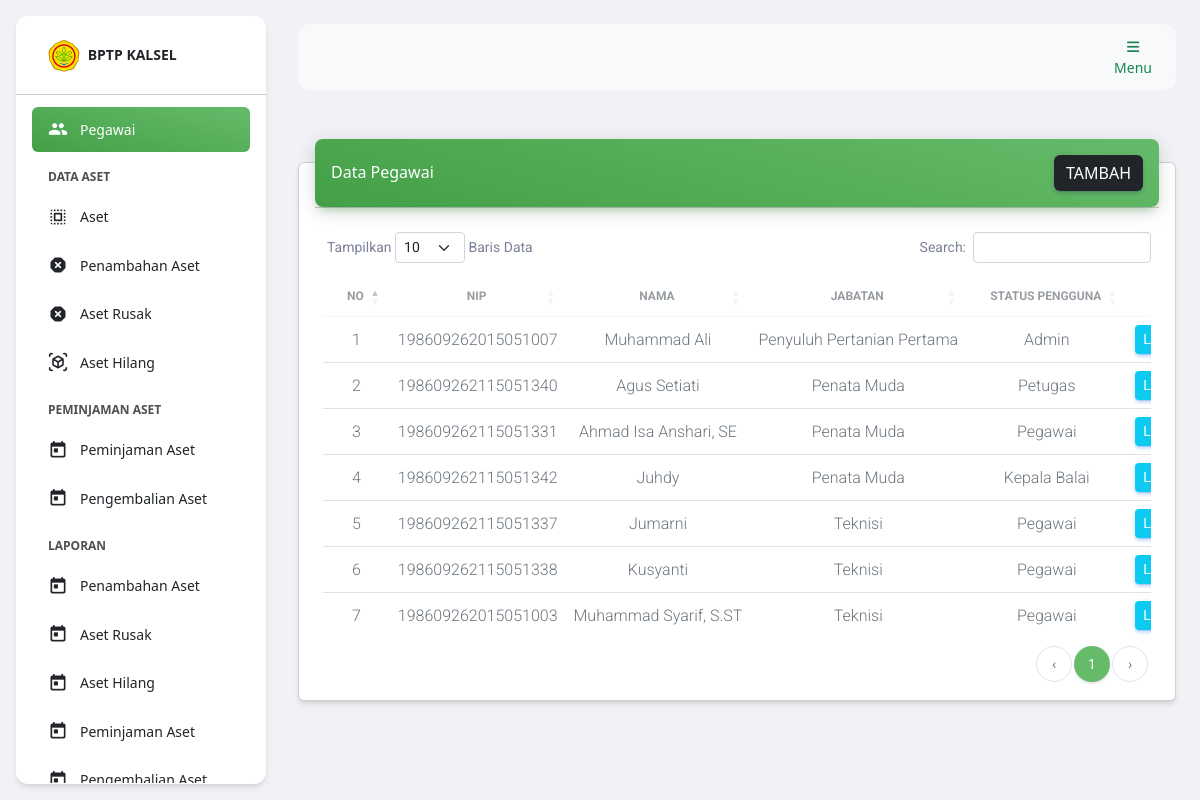
Screenshot of /index.php?h=pegawai (signed in) with the database file from the repository.
### tables this page shows
CREATE TABLE `pegawai`(
    id BIGINT UNSIGNED AUTO_INCREMENT,
    id_pengguna BIGINT UNSIGNED,
    nip VARCHAR(255) UNIQUE,
    nama VARCHAR(255),
    tanggal_lahir DATE,
    tempat_lahir VARCHAR(255),
    jabatan VARCHAR(255),
    tmt DATE,
    sk_tmt VARCHAR(255),
    pendidikan_terakhir VARCHAR(20),
    ijazah_pendidikan_terakhir VARCHAR(255),
    foto VARCHAR(255),
    PRIMARY KEY(id),
    FOREIGN KEY (id_pengguna) REFERENCES pengguna (id) ON DELETE CASCADE
);

### halaman/pegawai/index.php (the view)
<div class="container-fluid py-4">
    <div class="row">
        <div class="col-12">
            <div class="card my-4">
                <div class="card-header p-0 position-relative mt-n4 mx-3 z-index-2">
                    <div class="bg-gradient-success shadow-success border-radius-lg p-3 d-flex justify-content-between align-items-center">
                        <h6 class="text-white text-capitalize m-0">Data Pegawai</h6>
                        <a href="?h=tambah_pegawai" class="btn btn-dark m-0">Tambah</a>
                    </div>
                </div>
                <div class="card-body pb-3">
                    <div class="table-responsive p-0">
                        <table id="datatable" class="table align-items-center mb-0">
                            <thead>
                                <tr>
                                    <th class="text-uppercase text-center text-secondary text-xs font-weight-bolder opacity-7 small-td">No</th>
                                    <th class="text-uppercase text-center text-secondary text-xs font-weight-bolder opacity-7">NIP</th>
                                    <th class="text-uppercase text-center text-secondary text-xs font-weight-bolder opacity-7">Nama</th>
                                    <th class="text-uppercase text-center text-secondary text-xs font-weight-bolder opacity-7">Jabatan</th>
                                    <th class="text-uppercase text-center text-secondary text-xs font-weight-bolder opacity-7">Status Pengguna</th>
                                    <th class="text-secondary opacity-7"></th>
                                </tr>
                            </thead>
                            <?php
                            $q = "
                                SELECT
                                    pegawai.*,
                                    pengguna.status
                                FROM
                                    pegawai
                                INNER JOIN
                                    pengguna
                                ON
                                    pengguna.id=pegawai.id_pengguna";
                            $result = $mysqli->query($q);
                            $no = 1;
                            ?>
                            <tbody>
                                <?php while ($row = $result->fetch_assoc()) : ?>
                                    <tr>
                                        <td class="text-center">
                                            <p class="text-secondary mb-0"><?= $no++; ?></p>
                                        </td>
                                        <td class="text-center">
                                            <p class="text-secondary mb-0"><?= $row['nip']; ?></p>
                                        </td>
                                        <td class="text-center">
                                            <p class="text-secondary mb-0"><?= $row['nama']; ?></p>
                                        </td>
                                        <td class="text-center">
                                            <p class="text-secondary mb-0"><?= $row['jabatan']; ?></p>
                                        </td>
                                        <td class="text-center">
                                            <p class="text-secondary mb-0">
                                                <?php if ($row['status'] == 1) : ?>
                                                    Admin
                                                <?php elseif ($row['status'] == 2) : ?>
                                                    Petugas
                                                <?php elseif ($row['status'] == 3) : ?>
                                                    Pegawai
                                                <?php elseif ($row['status'] == 4) : ?>
                                                    Kepala Balai
                                                <?php endif; ?>
                                            </p>
                                        </td>
                                        <td class="small-td">
                                            <a href="?h=detail_pegawai&id=<?= $row['id'] ?>" class="btn btn-sm btn-info text-white m-0">Lihat</a>
                                        </td>
                                    </tr>
                                <?php endwhile; ?>
                            </tbody>
                        </table>
                    </div>
                </div>
            </div>
        </div>
    </div>
</div>

### index.php (style rules this page uses)
.small-td { width: 1%; white-space: nowrap; }

### rows the page displays
pegawai: nip "198609262015051007", nama "Muhammad Ali", jabatan "Penyuluh Pertanian Pertama", shows "Admin"
pegawai: nip "198609262115051340", nama "Agus Setiati", jabatan "Penata Muda", shows "Petugas"
pegawai: nip "198609262115051331", nama "Ahmad Isa Anshari, SE", jabatan "Penata Muda", shows "Pegawai"
pegawai: nip "198609262115051342", nama "Juhdy", jabatan "Penata Muda", shows "Kepala Balai"
pegawai: nip "198609262115051337", nama "Jumarni", jabatan "Teknisi", shows "Pegawai"
pegawai: nip "198609262115051338", nama "Kusyanti", jabatan "Teknisi", shows "Pegawai"
pegawai: nip "198609262015051003", nama "Muhammad Syarif, S.ST", jabatan "Teknisi", shows "Pegawai"
